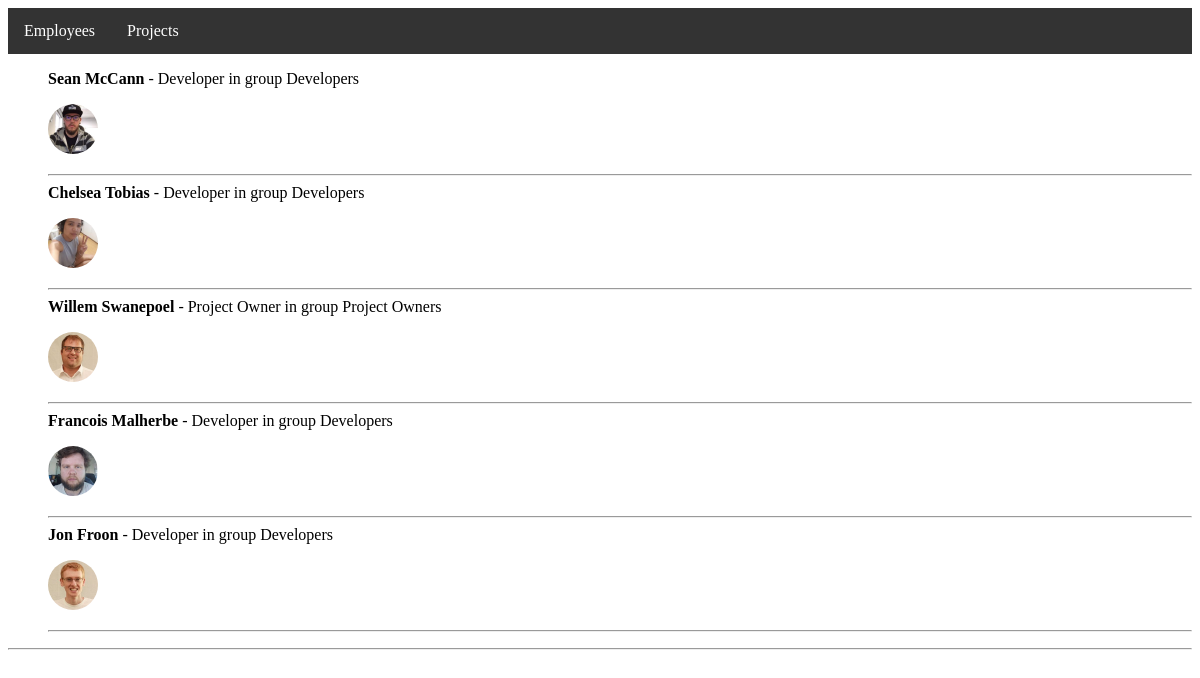
The page / on the database its author committed.
### tutorial/quickstart/models.py (models this page shows)
class Employee(models.Model):
    first_name = models.CharField(max_length=30)
    last_name = models.CharField(max_length=30)
    job_title = models.CharField(max_length=30)
    group = models.ForeignKey(Group, on_delete=models.CASCADE)
    user = models.ForeignKey(User, on_delete=models.CASCADE)
    profile_pic = models.ImageField(upload_to='pics/', null=True, blank=True)
    def __str__(self):
        return str(self.first_name) + " " + str(self.last_name)

### tutorial/quickstart/views.py (the view)
# urls.py: path(r'', views.IndexView.as_view(), name='index'),
class IndexView(TemplateView):
    template_name = 'index.html'
    def get_context_data(self, **kwargs):  # pylint: disable=arguments-differ
        employees = Employee.objects.all()
        projects = Project.objects.all()
        context = {
            'employees': employees,
            'projects': projects
        }
        return context

### tutorial/quickstart/templates/index.html (shortened to what this page needs)
<!DOCTYPE html>
{% load static %}
<html>
<head>
    <link rel="stylesheet" href="{% static '/style.css' %}">
</head>
<body>
{% include "navbar.html" %}
{% block content %}
<ul>
{% for employee in employees %}
    {% if employee.group %}
    <b>{{employee}}</b> - {{employee.job_title}} in group {{employee.group}}
    <p>
        <a href="{% url 'employee' employee.id %}">
            <img style="width: 50px; border-radius: 200px;" src="{{employee.profile_pic.url}}"/>
        </a>
    </p>
    <hr>
    {% endif %}
{% endfor %}
{% endblock %}
</ul>
<hr>
</body>
</html>

### tutorial/quickstart/templates/navbar.html
{% load static %}
{% block content %}
<head>
    <link rel="stylesheet" href="{% static '/navbar.css' %}">
</head>
<div class="navbar">
    <ul class="ulist">
        <li class="list"><a href="{% url 'index' %}">Employees</a></li>
        <li class="list"><a href="{% url 'projects' %}">Projects</a></li>
    </ul>
</div>
{% endblock %}

### tutorial/static/navbar.css (style rules this page uses)
.ulist { list-style-type: none; margin: 0; padding: 0; overflow: hidden; background-color: #333; }
.list { float: left; }
.list a { display: block; color: white; text-align: center; padding: 14px 16px; text-decoration: none; }

### rows shown on the page
Employee: first_name+last_name "Sean McCann", job_title "Developer", group "Developers", profile_pic (picture)
Employee: first_name+last_name "Chelsea Tobias", job_title "Developer", group "Developers", profile_pic (picture)
Employee: first_name+last_name "Willem Swanepoel", job_title "Project Owner", group "Project Owners", profile_pic (picture)
Employee: first_name+last_name "Francois Malherbe", job_title "Developer", group "Developers", profile_pic (picture)
Employee: first_name+last_name "Jon Froon", job_title "Developer", group "Developers", profile_pic (picture)
